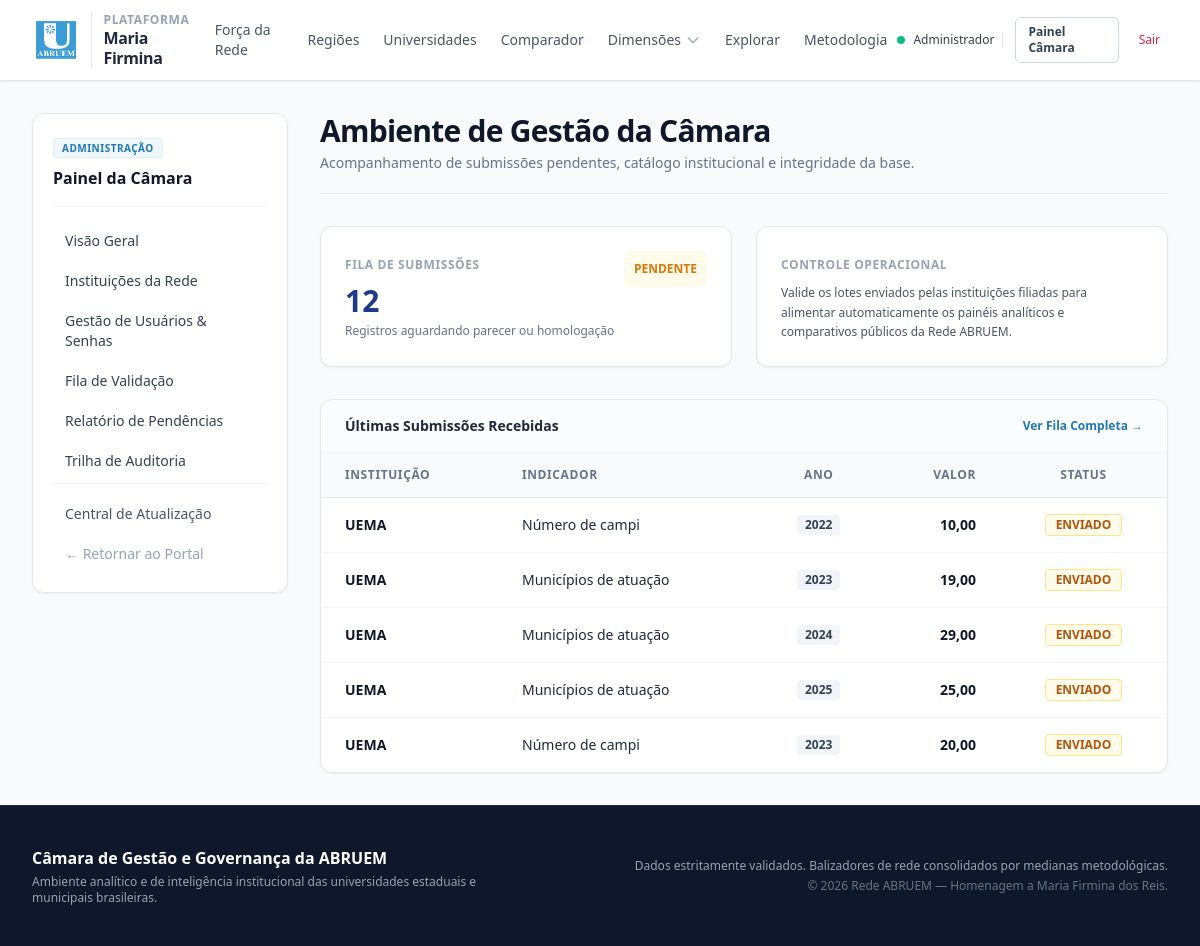
/admin/ (signed in), run on the app's committed database.
### tables this page shows
CREATE TABLE registro_dados (
    id INTEGER PRIMARY KEY AUTOINCREMENT,
    universidade_id TEXT NOT NULL,
    indicador_id TEXT NOT NULL,
    ano_referencia INTEGER NOT NULL,
    valor_numerico REAL,
    valor_texto TEXT,
    status_dado TEXT NOT NULL DEFAULT 'RASCUNHO',
    fonte_tipo TEXT,
    fonte_descricao TEXT,
    fonte_url TEXT,
    parecer_devolucao TEXT,
    atualizado_por INTEGER,
    criado_em DATETIME DEFAULT CURRENT_TIMESTAMP,
    atualizado_em DATETIME DEFAULT CURRENT_TIMESTAMP,
    UNIQUE (universidade_id, indicador_id, ano_referencia),
    FOREIGN KEY (universidade_id) REFERENCES universidades(id) ON DELETE CASCADE,
    FOREIGN KEY (indicador_id) REFERENCES indicadores(id) ON DELETE CASCADE,
    FOREIGN KEY (atualizado_por) REFERENCES usuarios(id) ON DELETE SET NULL
);

CREATE TABLE universidades (
    id TEXT PRIMARY KEY,
    sigla TEXT NOT NULL UNIQUE,
    nome TEXT NOT NULL,
    tipo TEXT NOT NULL,
    uf TEXT NOT NULL,
    regiao TEXT NOT NULL,
    municipio_sede TEXT,
    ano_filiacao INTEGER,
    status TEXT DEFAULT 'ATIVA',
    criado_em DATETIME DEFAULT CURRENT_TIMESTAMP
, autonomia_financeira INTEGER DEFAULT 0);

CREATE TABLE indicadores (
    id TEXT PRIMARY KEY,
    codigo TEXT NOT NULL UNIQUE,
    nome TEXT NOT NULL,
    dimensao TEXT NOT NULL,
    tipo_dado TEXT NOT NULL,
    tipo_agregacao TEXT NOT NULL,
    origem TEXT NOT NULL DEFAULT 'INFORMADO',
    unidade_medida TEXT,
    descricao TEXT,
    obrigatorio INTEGER DEFAULT 1,
    ativo INTEGER DEFAULT 1
);

### app/controllers/admin_controller.py (the view)
@admin_bp.route('/')
def painel():
    reg_repo = RegistroRepository()
    submissoes_pendentes = reg_repo.listar_submissoes_pendentes()
    return render_template('admin/painel.html', submissoes=submissoes_pendentes)

### app/controllers/admin_controller.py (called while the page is built)
@admin_bp.before_request
def verificar_acesso_admin():
    if not AuthService.esta_autenticado() or not AuthService.exigir_admin():
        abort(403)

### app/repositories/base_repository.py (called while the page is built)
    def executar_consulta(self, sql, parametros=None):
        sql_sqlite = sql.replace('%s', '?')
        conn = get_db_connection()
        try:
            cursor = conn.cursor()
            cursor.execute(sql_sqlite, parametros or ())
            return cursor.fetchall()
        finally:
            conn.close()

### app/repositories/registro_repository.py (called while the page is built)
    def listar_submissoes_pendentes(self):
        sql = """
            SELECT r.*, u.sigla as universidade_sigla, u.nome as universidade_nome,
                   i.codigo as indicador_codigo, i.nome as indicador_nome, i.dimensao,
                   usr.nome as usuario_nome
            FROM registro_dados r
            INNER JOIN universidades u ON r.universidade_id = u.id
            INNER JOIN indicadores i ON r.indicador_id = i.id
            LEFT JOIN usuarios usr ON r.atualizado_por = usr.id
            WHERE r.status_dado = 'ENVIADO'
            ORDER BY r.atualizado_em ASC
        """
        return self.executar_consulta(sql)

### app/services/auth_service.py (called while the page is built)
    @staticmethod
    def esta_autenticado():
        return 'usuario_id' in session

    @staticmethod
    def exigir_admin():
        return session.get('perfil') == 'ADMIN_CAMARA'

### database/connection.py (called while the page is built)
def dict_factory(cursor, row):
    d = {}
    for idx, col in enumerate(cursor.description):
        d[col[0]] = row[idx]
    return d

def get_db_connection():
    caminho_db = Path(Config.DB_PATH)
    caminho_db.parent.mkdir(parents=True, exist_ok=True)
    conn = sqlite3.connect(str(caminho_db), timeout=30.0)
    conn.row_factory = dict_factory
    conn.execute("PRAGMA foreign_keys = ON;")
    return conn

### app/templates/admin/painel.html (shortened to what this page needs)
{% extends 'layouts/base.html' %}
{% block content %}
<div class="flex flex-col lg:flex-row items-start gap-8">
    {% include 'layouts/sidebar_admin.html' %}
    <div class="flex-1 w-full space-y-8">
        <div class="border-b border-slate-200 pb-5">
            <h1 class="text-2xl sm:text-3xl font-bold text-slate-900 tracking-tight">Ambiente de Gestão da Câmara</h1>
            <p class="text-sm text-slate-500 mt-1">Acompanhamento de submissões pendentes, catálogo institucional e integridade da base.</p>
        </div>
        <div class="grid grid-cols-1 md:grid-cols-2 gap-6">
            <div class="bg-white p-6 rounded-xl border border-slate-200 shadow-sm flex items-start justify-between">
                <div>
                    <span class="text-xs font-bold uppercase tracking-wider text-slate-400">Fila de Submissões</span>
                    <div class="text-3xl font-extrabold text-abruem-800 mt-2">{{ submissoes | length }}</div>
                    <p class="text-xs text-slate-500 mt-1">Registros aguardando parecer ou homologação</p>
                </div>
                <span class="p-2.5 rounded-lg bg-amber-50 text-amber-600 text-xs font-bold uppercase">Pendente</span>
            </div>
            <div class="bg-white p-6 rounded-xl border border-slate-200 shadow-sm">
                <span class="text-xs font-bold uppercase tracking-wider text-slate-400">Controle Operacional</span>
                <p class="text-xs text-slate-600 mt-2 leading-relaxed">
                    Valide os lotes enviados pelas instituições filiadas para alimentar automaticamente os painéis analíticos e comparativos públicos da Rede ABRUEM.
                </p>
            </div>
        </div>
        <div class="bg-white rounded-xl border border-slate-200 shadow-sm overflow-hidden">
            <div class="px-6 py-4 bg-slate-50/50 border-b border-slate-100 flex items-center justify-between">
                <h3 class="text-sm font-semibold text-slate-800">Últimas Submissões Recebidas</h3>
                <a href="{{ url_for('admin.submissoes') }}" class="text-xs font-semibold text-abruem-600 hover:text-abruem-800 transition">Ver Fila Completa &rarr;</a>
            </div>
            <div class="overflow-x-auto">
                <table class="w-full text-left text-sm text-slate-600">
                    <thead class="bg-slate-50 text-xs font-semibold uppercase tracking-wider text-slate-500 border-b border-slate-200">
                        <tr>
                            <th scope="col" class="px-6 py-3.5">Instituição</th>
                            <th scope="col" class="px-6 py-3.5">Indicador</th>
                            <th scope="col" class="px-6 py-3.5 text-center">Ano</th>
                            <th scope="col" class="px-6 py-3.5 text-right">Valor</th>
                            <th scope="col" class="px-6 py-3.5 text-center">Status</th>
                        </tr>
                    </thead>
                    <tbody class="divide-y divide-slate-100">
                        {% for s in submissoes[:5] %}
                        <tr class="hover:bg-slate-50/80 transition-colors">
                            <td class="px-6 py-4 font-bold text-slate-900">{{ s.universidade_sigla }}</td>
                            <td class="px-6 py-4 text-slate-800">{{ s.indicador_nome }}</td>
                            <td class="px-6 py-4 text-center">
                                <span class="inline-flex items-center px-2 py-0.5 rounded text-xs font-semibold bg-slate-100 text-slate-700">{{ s.ano_referencia }}</span>
                            </td>
                            <td class="px-6 py-4 text-right font-bold text-slate-900">{{ s.valor_numerico | numero_br(2) }}</td>
                            <td class="px-6 py-4 text-center">
                                <span class="inline-flex items-center px-2.5 py-0.5 rounded text-xs font-semibold bg-amber-50 text-amber-700 border border-amber-200">{{ s.status_dado }}</span>
                            </td>
                        </tr>
                        {% else %}
                        <tr>
                            <td colspan="5" class="px-6 py-8 text-center text-sm text-slate-400">Nenhuma submissão pendente de análise no momento.</td>
                        </tr>
                        {% endfor %}
                    </tbody>
                </table>
            </div>
        </div>
    </div>
</div>
{% endblock %}

### app/static/css/main.css (style rules this page uses)
:root { --primary: #1e3a8a; --primary-hover: #1e40af; --primary-light: #eff6ff; --secondary: #0f172a; --accent: #0284c7; --success: #16a34a; --warning: #d97706; --danger: #dc2626; --bg-page: #f8fafc; --bg-card: #ffffff; --border-color: #e2e8f0; --text-main: #0f172a; --text-muted: #64748b; --font-sans: -apple-system, BlinkMacSystemFont, "Segoe UI", Roboto, Helvetica, Arial, sans-serif; --font-mono: ui-monospace, SFMono-Regular, Menlo, Monaco, Consolas, monospace; }
*, *::before, *::after { box-sizing: border-box; margin: 0; padding: 0; }
a { color: var(--primary); text-decoration: none; transition: color 0.15s ease-in-out; }
.text-center { text-align: center; }
.text-right { text-align: right; }

### data on the page
registro_dados: universidade_sigla "UEMA", indicador_nome "Número de campi", ano_referencia "2022", valor_numerico|numero_br "10,00", status_dado "ENVIADO"
registro_dados: universidade_sigla "UEMA", indicador_nome "Municípios de atuação", ano_referencia "2023", valor_numerico|numero_br "19,00", status_dado "ENVIADO"
registro_dados: universidade_sigla "UEMA", indicador_nome "Municípios de atuação", ano_referencia "2024", valor_numerico|numero_br "29,00", status_dado "ENVIADO"
registro_dados: universidade_sigla "UEMA", indicador_nome "Municípios de atuação", ano_referencia "2025", valor_numerico|numero_br "25,00", status_dado "ENVIADO"
registro_dados: universidade_sigla "UEMA", indicador_nome "Número de campi", ano_referencia "2023", valor_numerico|numero_br "20,00", status_dado "ENVIADO"

### other printed values
{{ session.get('nome').split()[0] }} "Administrador"
{{ submissoes | length }} "12"
